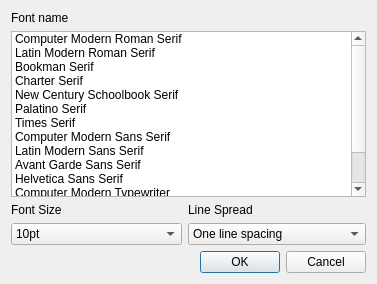
<?xml version="1.0" encoding="UTF-8"?>
<ui version="4.0">
 <class>Dialog_Fonts</class>
 <widget class="QDialog" name="Dialog_Fonts">
  <property name="geometry">
   <rect>
    <x>0</x>
    <y>0</y>
    <width>377</width>
    <height>284</height>
   </rect>
  </property>
  <property name="minimumSize">
   <size>
    <width>377</width>
    <height>284</height>
   </size>
  </property>
  <property name="maximumSize">
   <size>
    <width>377</width>
    <height>284</height>
   </size>
  </property>
  <property name="windowTitle">
   <string>LaTeX Office Writer</string>
  </property>
  <layout class="QGridLayout" name="gridLayout">
   <item row="0" column="0">
    <widget class="QLabel" name="labelFontName">
     <property name="text">
      <string>Font name</string>
     </property>
    </widget>
   </item>
   <item row="5" column="0">
    <widget class="QComboBox" name="comboBoxFontSize">
     <item>
      <property name="text">
       <string>10pt</string>
      </property>
     </item>
     <item>
      <property name="text">
       <string>11pt</string>
      </property>
     </item>
     <item>
      <property name="text">
       <string>12pt</string>
      </property>
     </item>
    </widget>
   </item>
   <item row="4" column="0">
    <widget class="QLabel" name="labelFontSize">
     <property name="text">
      <string>Font Size</string>
     </property>
    </widget>
   </item>
   <item row="4" column="1">
    <widget class="QLabel" name="labelLineSpread">
     <property name="text">
      <string>Line Spread</string>
     </property>
    </widget>
   </item>
   <item row="5" column="1">
    <widget class="QComboBox" name="comboBoxLineSpread">
     <item>
      <property name="text">
       <string>One line spacing</string>
      </property>
     </item>
     <item>
      <property name="text">
       <string>One and a half line spacing</string>
      </property>
     </item>
     <item>
      <property name="text">
       <string>Double line spacing</string>
      </property>
     </item>
    </widget>
   </item>
   <item row="1" column="0" rowspan="3" colspan="2">
    <widget class="QListWidget" name="listWidgetFonts">
     <property name="editTriggers">
      <set>QAbstractItemView::NoEditTriggers</set>
     </property>
     <item>
      <property name="text">
       <string>Computer Modern Roman Serif</string>
      </property>
     </item>
     <item>
      <property name="text">
       <string>Latin Modern Roman Serif</string>
      </property>
     </item>
     <item>
      <property name="text">
       <string>Bookman Serif</string>
      </property>
     </item>
     <item>
      <property name="text">
       <string>Charter Serif</string>
      </property>
     </item>
     <item>
      <property name="text">
       <string>New Century Schoolbook Serif</string>
      </property>
     </item>
     <item>
      <property name="text">
       <string>Palatino Serif</string>
      </property>
     </item>
     <item>
      <property name="text">
       <string>Times Serif</string>
      </property>
     </item>
     <item>
      <property name="text">
       <string>Computer Modern Sans Serif</string>
      </property>
     </item>
     <item>
      <property name="text">
       <string>Latin Modern Sans Serif</string>
      </property>
     </item>
     <item>
      <property name="text">
       <string>Avant Garde Sans Serif</string>
      </property>
     </item>
     <item>
      <property name="text">
       <string>Helvetica Sans Serif</string>
      </property>
     </item>
     <item>
      <property name="text">
       <string>Computer Modern Typewriter</string>
      </property>
     </item>
     <item>
      <property name="text">
       <string>Latin Modern Typewriter</string>
      </property>
     </item>
     <item>
      <property name="text">
       <string>Courier Typewriter</string>
      </property>
     </item>
    </widget>
   </item>
   <item row="6" column="0" colspan="2">
    <widget class="QDialogButtonBox" name="buttonBox">
     <property name="orientation">
      <enum>Qt::Horizontal</enum>
     </property>
     <property name="standardButtons">
      <set>QDialogButtonBox::Cancel|QDialogButtonBox::Ok</set>
     </property>
    </widget>
   </item>
  </layout>
 </widget>
 <resources/>
 <connections>
  <connection>
   <sender>buttonBox</sender>
   <signal>accepted()</signal>
   <receiver>Dialog_Fonts</receiver>
   <slot>accept()</slot>
   <hints>
    <hint type="sourcelabel">
     <x>248</x>
     <y>254</y>
    </hint>
    <hint type="destinationlabel">
     <x>157</x>
     <y>274</y>
    </hint>
   </hints>
  </connection>
  <connection>
   <sender>buttonBox</sender>
   <signal>rejected()</signal>
   <receiver>Dialog_Fonts</receiver>
   <slot>reject()</slot>
   <hints>
    <hint type="sourcelabel">
     <x>316</x>
     <y>260</y>
    </hint>
    <hint type="destinationlabel">
     <x>286</x>
     <y>274</y>
    </hint>
   </hints>
  </connection>
 </connections>
</ui>
